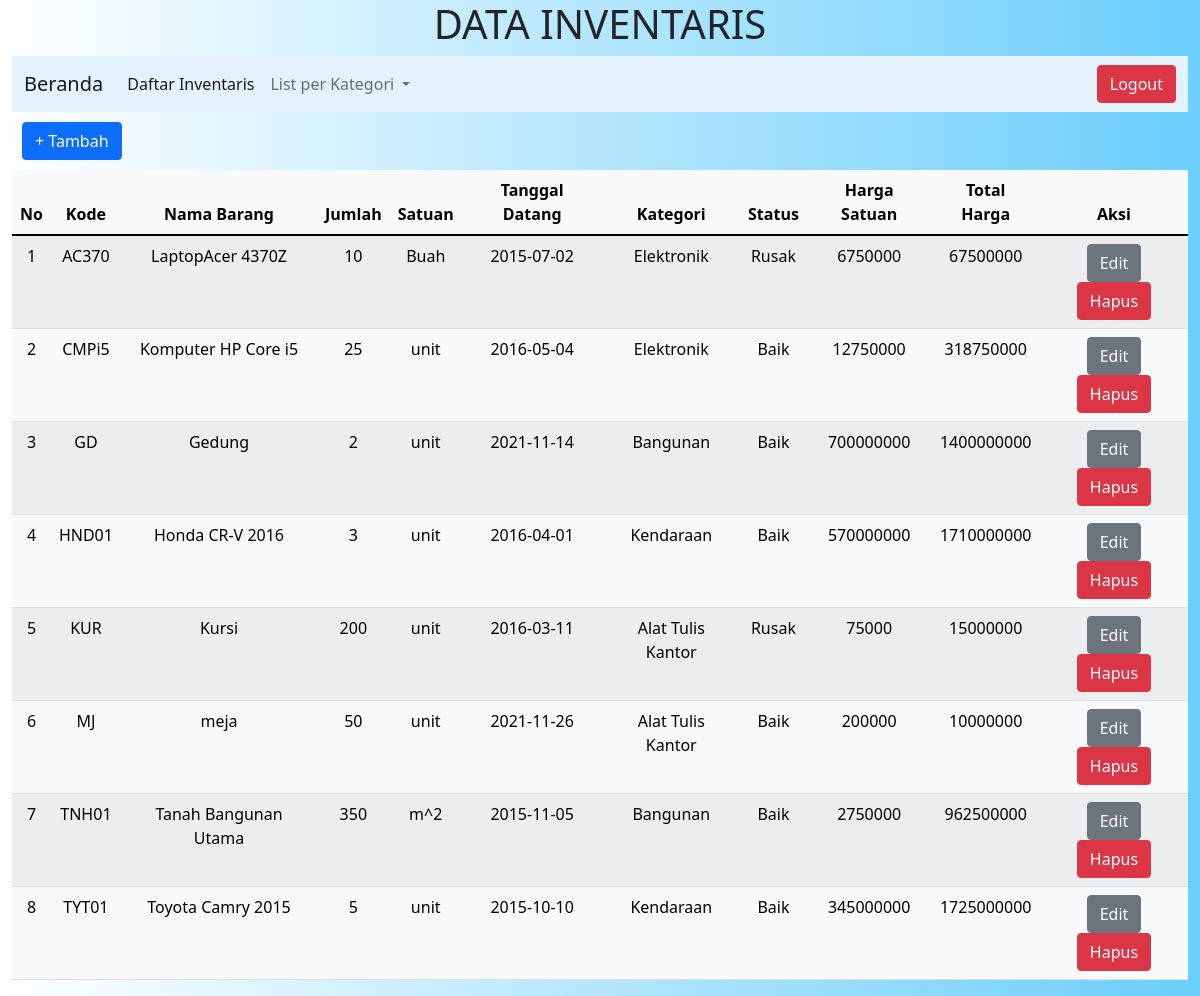
Page /inventaris.php (signed in) on the committed database.
### tables this page shows
CREATE TABLE `inventaris` (
  `kode_barang` varchar(10) NOT NULL,
  `nama_barang` varchar(30) NOT NULL,
  `jumlah` int(11) NOT NULL,
  `satuan` varchar(15) NOT NULL,
  `tgl_datang` date NOT NULL,
  `kategori` varchar(20) NOT NULL,
  `status_barang` varchar(20) NOT NULL,
  `harga` int(20) NOT NULL
);

### inventaris.php (the view, shortened to what this page needs)
<!DOCTYPE html>
<html lang="en">
<head>
    <link href="https://cdn.jsdelivr.net/npm/bootstrap@5.1.3/dist/css/bootstrap.min.css" rel="stylesheet" />
    <link rel="stylesheet" href="assets/css/style.css" />
</head>
<body>
<div class="container container-inventaris">
    <h1 class="text-center">DATA INVENTARIS</h1>
    <nav class="navbar navbar-expand-lg navbar-light" style="background-color: #e3f2fd;">
        <div class="container-fluid">
            <a class="navbar-brand" href="home.php">Beranda</a>
            <div class="collapse navbar-collapse" id="navbarSupportedContent">
            <ul class="navbar-nav me-auto mb-2 mb-lg-0">
                <li class="nav-item">
                <a class="nav-link active" aria-current="page" href="inventaris.php">Daftar Inventaris</a>
                </li>
                <li class="nav-item dropdown">
                <a class="nav-link dropdown-toggle" href="#" id="navbarDropdown" role="button" data-bs-toggle="dropdown" aria-expanded="false">
                    List per Kategori
                </a>
                </li>
            </ul>
            <div class="logout text-end">
                <a href="logout.php">
                    <button class="btn btn-danger" >Logout</button>
                </a>
            </div>
            </div>
        </div>
    </nav>
    <div class="tambah-barang">
        <a href="tambah.html">
            <button type="button" class="btn btn-primary" >+ Tambah</button>
        </a>
    </div>
    <div class="tb-isi text-center col align-self-end">
    <table class="table table-light table-striped" >
    <thead>
        <tr >
        <th scope="col">No</th>
        <th scope="col">Kode</th>
        <th scope="col">Nama Barang</th>
        <th scope="col">Jumlah</th>
        <th scope="col">Satuan</th>
        <th scope="col">Tanggal Datang</th>
        <th scope="col">Kategori</th>
        <th scope="col">Status</th>
        <th scope="col">Harga Satuan</th>
        <th scope="col">Total Harga</th>
        <th scope="col">Aksi</th>
        </tr>
    </thead>
    <tbody >
        <?php
        include 'config.php';
        $query = mysqli_query ($connection, "SELECT * from inventaris");
        $s=1;
        while ($data=mysqli_fetch_array($query))
        {?>
        <tr>
        <td> <?php echo $s++?></td>
        <td> <?php echo $data['kode_barang'];?></td>
        <td> <?php echo $data['nama_barang'];?></td>
        <td> <?php echo $data['jumlah'];?></td>
        <td> <?php echo $data['satuan'];?></td>
        <td> <?php echo $data['tgl_datang'];?></td>
        <td> <?php echo $data['kategori'];?></td>
        <td> <?php echo $data['status_barang'];?></td>
        <td> <?php echo $data['harga'];?></td>
        <td> <?php echo $data['harga']*$data['jumlah'];?></td>
        <td>
            <a href="edit.php?kode_barang=<?php echo $data['kode_barang']; ?>">
                <button type="button" class="btn btn-secondary" >Edit</button>
            </a>
            <a href="hapus.php?kode_barang=<?php echo $data['kode_barang']; ?>">
                <button type="button" id="tombolhapus" class="btn btn-danger" onclick="return confirm ('Yakin ingin menghapus <?php echo $data['nama_barang'];?>?')">Hapus</button>
            </a>
        </td>
        </tr>
        <?php
        }
        ?>
    </tbody>
    </table>
    </div>
</div>
</body>
</html>

### assets/css/style.css (style rules this page uses)
body { background: linear-gradient(to right, #ffffff, #6bcefc); padding: 10 10 10 10; }
.tambah-barang { margin: 10px 0 10px 10px; }
.container-inventaris { max-width: 1200px; }
.tb-isi { margin-top: 10px; }

### rows in the picture
inventaris: kode_barang "AC370", nama_barang "LaptopAcer 4370Z", jumlah "10", satuan "Buah", tgl_datang "2015-07-02", kategori "Elektronik", status_barang "Rusak", harga "6750000", $data['harga']*$data['jumlah'] "67500000"
inventaris: kode_barang "CMPi5", nama_barang "Komputer HP Core i5", jumlah "25", satuan "unit", tgl_datang "2016-05-04", kategori "Elektronik", status_barang "Baik", harga "12750000", $data['harga']*$data['jumlah'] "318750000"
inventaris: kode_barang "GD", nama_barang "Gedung", jumlah "2", satuan "unit", tgl_datang "2021-11-14", kategori "Bangunan", status_barang "Baik", harga "700000000", $data['harga']*$data['jumlah'] "1400000000"
inventaris: kode_barang "HND01", nama_barang "Honda CR-V 2016", jumlah "3", satuan "unit", tgl_datang "2016-04-01", kategori "Kendaraan", status_barang "Baik", harga "570000000", $data['harga']*$data['jumlah'] "1710000000"
inventaris: kode_barang "KUR", nama_barang "Kursi", jumlah "200", satuan "unit", tgl_datang "2016-03-11", kategori "Alat Tulis Kantor", status_barang "Rusak", harga "75000", $data['harga']*$data['jumlah'] "15000000"
inventaris: kode_barang "MJ", nama_barang "meja", jumlah "50", satuan "unit", tgl_datang "2021-11-26", kategori "Alat Tulis Kantor", status_barang "Baik", harga "200000", $data['harga']*$data['jumlah'] "10000000"
inventaris: kode_barang "TNH01", nama_barang "Tanah Bangunan Utama", jumlah "350", satuan "m^2", tgl_datang "2015-11-05", kategori "Bangunan", status_barang "Baik", harga "2750000", $data['harga']*$data['jumlah'] "962500000"
inventaris: kode_barang "TYT01", nama_barang "Toyota Camry 2015", jumlah "5", satuan "unit", tgl_datang "2015-10-10", kategori "Kendaraan", status_barang "Baik", harga "345000000", $data['harga']*$data['jumlah'] "1725000000"
